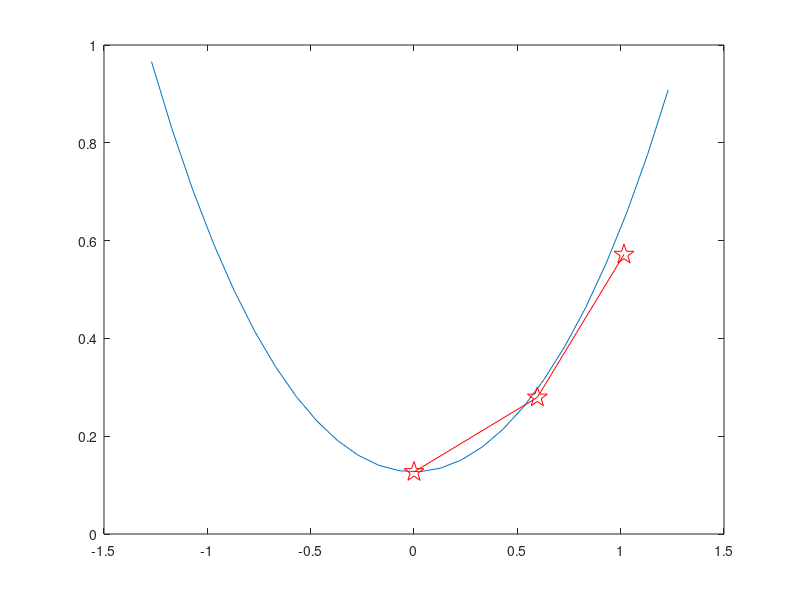

The MATLAB source for this figure:
%% ME 3001 - Mechanical Engineering Analysis
%
%  Tristan Hill - Feb. 9 2015
%  The Catenary Cable Curve - Experimental Verification 
%%

clear all
close all
clc

in2m=2.54*10^-2;
% define the constants as global stucture
global con
con.W=(48e-3)*9.8; %kg
con.L=147*in2m;
con.w=con.W/con.L;
con.y0=5*in2m;

% sec 002
% con.x_meas=[0  12 24 36 48 60]*in2m;
% con.y_meas=[12 13 16 23 33 48]*in2m;

% sec001
con.x_meas=[0 23.5 40]*in2m;
con.y_meas=[5 11 22.5]*in2m;

%122b
% con.x_meas=[0 5 10 15 20 25]*in2m;
% con.y_meas=[4 4.1 5.5 8 14 20]*in2m;
%122b
% con.x_meas=[0 5 10 15 20 25]*in2m;
% con.y_meas=[3 3 4 7 11 16]*in2m;

%method 1
theta=60;   
TB=con.W/2/sin(theta*pi/180);
TA=TB*cos(theta*pi/180);

%method 2
%choose a starting value for T0
% T0=.1;
% % options = optimset('MaxIter',1e5);
% % search for the appropriate value for T0
% % TA=fminsearch(@catCable,T0);%,options);
% Tf=2.5e-4
% % Tf=.15;
% 
% TA=Tf

% calculate the Exact Solution y(x)
% A=con.w/Tf;
x=-50*in2m:.1:50*in2m;
for i=1:length(x)

    y(i) = TA/con.w*cosh(x(i)*con.w/TA)+con.y0-TA/con.w;

end

%show measured data and exact data
figure(1)
plot(x,y);hold on
plot(con.x_meas,con.y_meas,'rp-','MarkerSize',15)

% axis([-2 2 0 2])
% axis equal

% TB_check1=TA/cos(theta*pi/180)

% TB_check2=con.W/2/sin(theta*pi/180)
